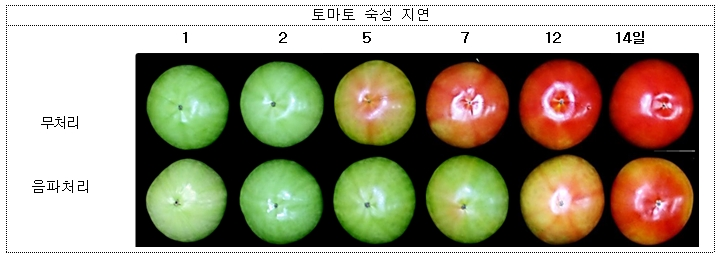
#> input picture RaspberryPI/tomato/tomato.jpg, 719 x 260 px, found by its file name
$ python hsv_extraction.py
#> lines starting #> are read from the running program, lines starting #| are printed output that depends on the picture; after the words box and inside, x2 and y2 are one past the last pixel; in counts of white or black regions, pixels touching at a corner belong together; long printed decimals are rounded
import cv2
import numpy as np

img = cv2.imread('.\\tomato\\tomato.jpg') # 이미지 컬러로 읽어오기
#> img is the input picture: shape (260, 719, 3); mean B, G, R 131.1, 154, 161.5
img_hsv = cv2.cvtColor(img, cv2.COLOR_BGR2HSV) # cvtColor 함수를 이용하여 hsv 색공간으로 변환
#> img_hsv: shape (260, 719, 3); mean H, S, V 19, 73.3, 171.7

lower_blue1 = np.array([1-10+180, 30, 30])
upper_blue1 = np.array([180, 255, 255])
lower_blue2 = np.array([0, 30, 30])
upper_blue2 = np.array([1, 255, 255])
lower_blue3 = np.array([1, 30, 30])
upper_blue3 = np.array([1+10, 255, 255])

# 범위 값으로 HSV 이미지에서 마스크를 생성합니다.
img_mask1 = cv2.inRange(img_hsv, lower_blue1, upper_blue1)
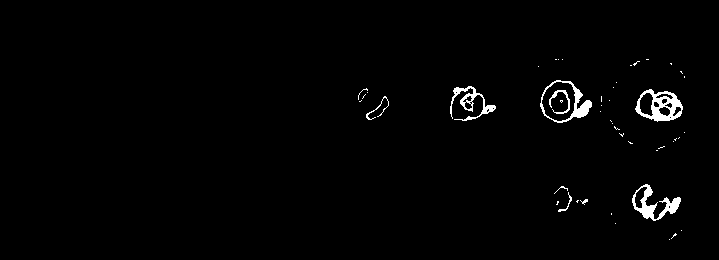
#> img_mask1: shape (260, 719); 1.5% white; 48 white regions (39 under 20 px), largest, box (x1, y1, x2, y2) and area: (635, 89, 683, 122) 720, (632, 184, 681, 221) 608, (540, 80, 592, 123) 496
# cv2.namedWindow('img_mask1', cv2.WINDOW_NORMAL)
# cv2.imshow('img_mask1', img_mask1)
img_mask2 = cv2.inRange(img_hsv, lower_blue2, upper_blue2)
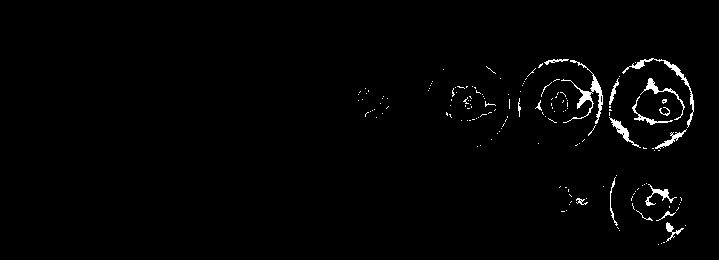
#> img_mask2: shape (260, 719); 1.4% white; 158 white regions (141 under 20 px), largest, box (x1, y1, x2, y2) and area: (561, 60, 603, 124) 470, (622, 58, 694, 128) 365, (640, 78, 685, 120) 208
# cv2.namedWindow('img_mask2', cv2.WINDOW_NORMAL)
# cv2.imshow('img_mask2', img_mask2)
img_mask3 = cv2.inRange(img_hsv, lower_blue3, upper_blue3)
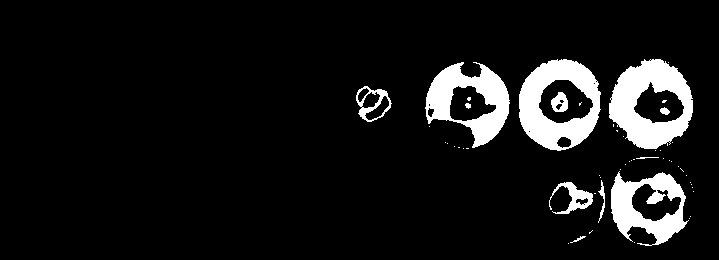
#> img_mask3: shape (260, 719); 8.7% white; 52 white regions (40 under 20 px), largest, box (x1, y1, x2, y2) and area: (609, 59, 693, 149) 4342, (519, 59, 601, 151) 4142, (425, 62, 510, 148) 3411
# cv2.namedWindow('img_mask3', cv2.WINDOW_NORMAL)
# cv2.imshow('img_mask3', img_mask3)
img_mask = img_mask1 | img_mask2 | img_mask3 # 3장의 마스크 이미지 비트 or 연산으로 합치기
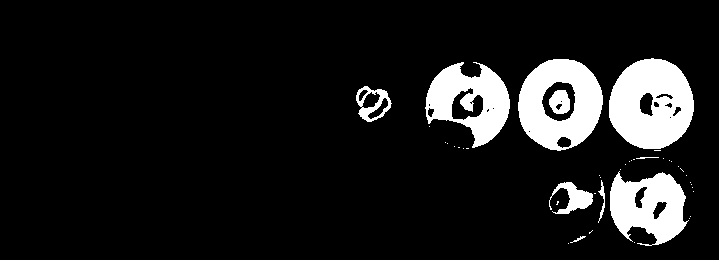
#> img_mask: shape (260, 719); 10.8% white; 42 white regions (32 under 20 px), largest, box (x1, y1, x2, y2) and area: (609, 58, 694, 149) 5708, (518, 59, 603, 151) 4937, (425, 62, 510, 148) 3981

# 마스크 이미지로 원본 이미지에서 범위값에 해당되는 영상 부분을 획득합니다.
img_result = cv2.bitwise_and(img, img, mask=img_mask)
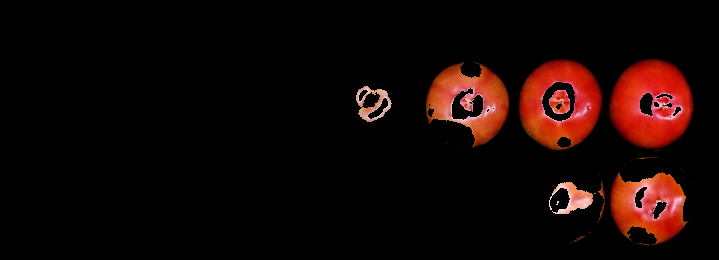
#> img_result: shape (260, 719, 3); mean B, G, R 4.3, 6.4, 20.5

mean = cv2.mean(img_result)
#> mean = (4.26, 6.44, 20.51, 0)
multiplier = float(img_mask.size)/cv2.countNonZero(img_mask)
#> multiplier = 9.26
mean = tuple([multiplier * x for x in mean])
#> mean = (39.43, 59.6, 189.9, 0)
print("평균 = ", mean)
#| 평균 =  (39.425, 59.598, 189.918, 0.0)

cv2.namedWindow('img', cv2.WINDOW_NORMAL)
cv2.namedWindow('img_result', cv2.WINDOW_NORMAL)

cv2.imshow('img', img)
cv2.imshow('img_result', img_result)

cv2.waitKey(0)
cv2.destroyAllWindows()
